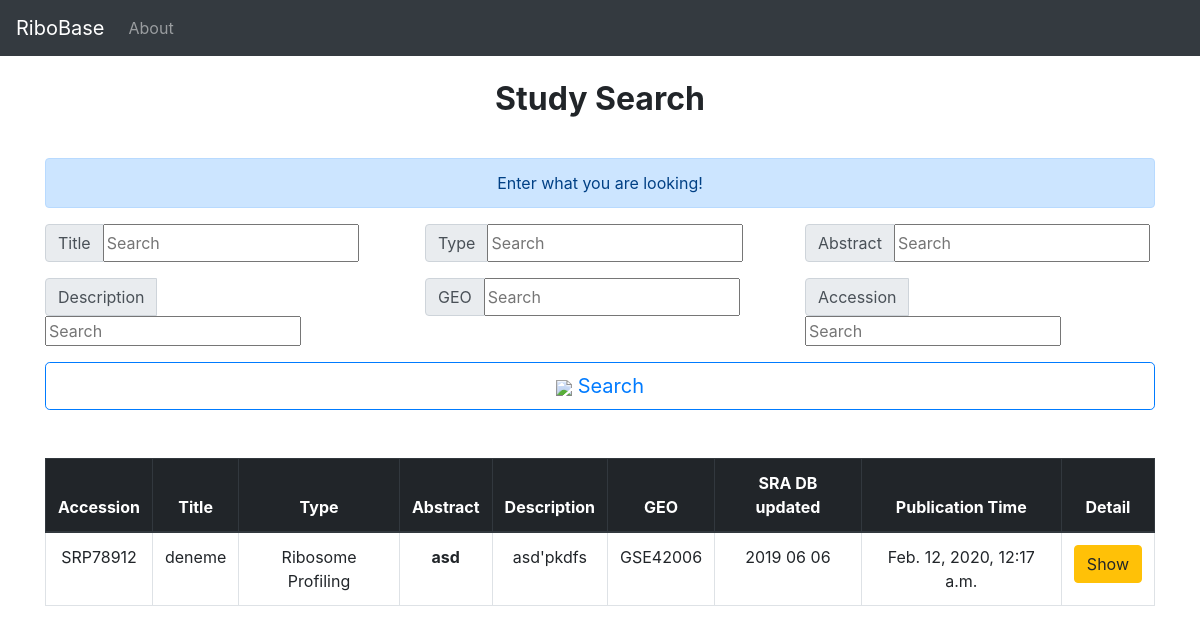
Before: /StudySearch/ with the older database file.
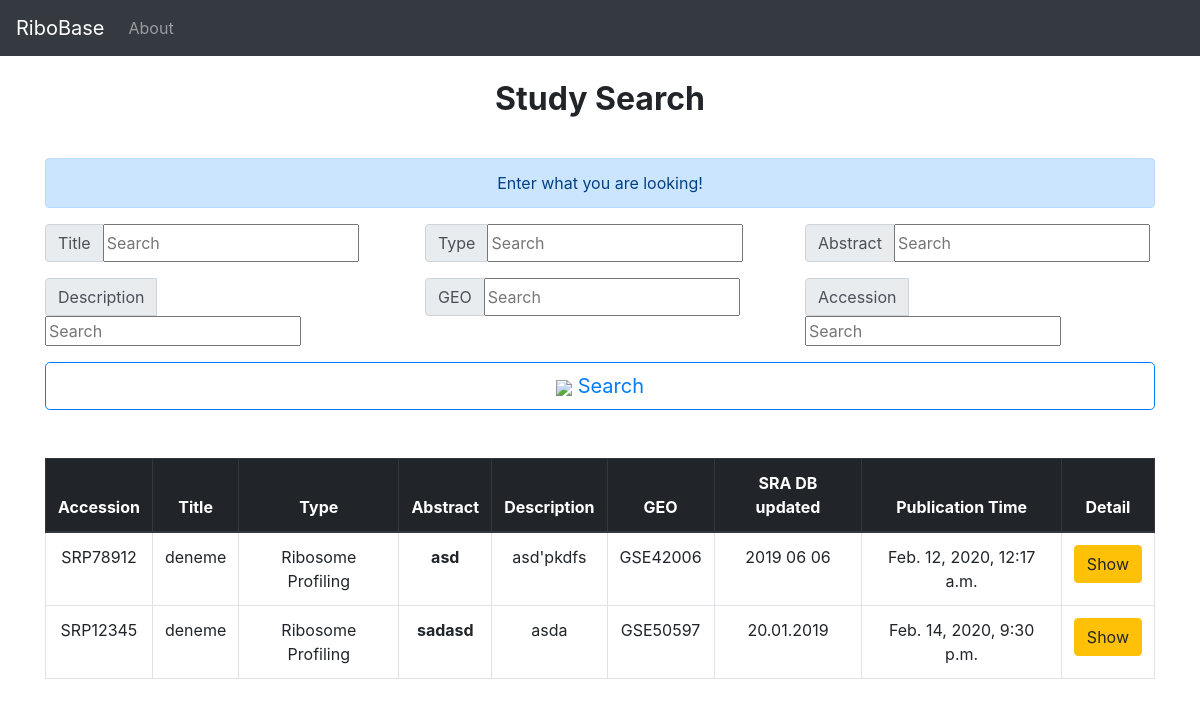
After: the same page with the newer database file.
### project/models.py (models this page shows, shortened)
class Study(models.Model):
    geo_accession = models.CharField( max_length = 50,unique = True,blank = False)
    study_accession = models.CharField(max_length = 50,unique = True,blank = False)
    study_title = models.CharField(max_length = 200,unique = False,blank = True)
    study_type = models.CharField(max_length = 100,unique = False,blank = True)
    study_abstract = models.TextField(blank = True)
    study_description = models.CharField(max_length = 200,unique = False,blank = True)
    xref_link = models.CharField(max_length = 200,unique = False,blank = True)
    submission_accession = models.CharField(max_length = 50,unique = False,blank = True)
    sradb_updated = models.CharField(max_length = 200,unique = False,blank = True)
    create_date = models.DateTimeField(auto_now_add = True)

### project/views.py (the view)
# urls.py: path('StudySearch/',views.StudySearch,name="StudySearch"),
def StudySearch(request):
    keyword_Accession = request.GET.get("keyword_accession")
    keyword_Title = request.GET.get("keyword_title")
    keyword_Type = request.GET.get("keyword_type")
    keyword_Abstract= request.GET.get("keyword_abstract")
    keyword_Description = request.GET.get("keyword_Description")
    keyword_Geo = request.GET.get("keyword_geo")
    if keyword_Accession:
        studies = Study.objects.filter(study_accession__contains=keyword_Accession)
        return render(request,"StudySearch.html",{"studies":studies})
    if keyword_Title:
        studies = Study.objects.filter(study_title__contains=keyword_Title)
        return render(request,"StudySearch.html",{"studies":studies})
    if keyword_Type:
        studies = Study.objects.filter(study_type__contains=keyword_Type)
        return render(request,"StudySearch.html",{"studies":studies})
    if keyword_Abstract:
        studies = Study.objects.filter(study_abstract__contains=keyword_Abstract)
        return render(request,"StudySearch.html",{"studies":studies})
    if keyword_Description:
        studies = Study.objects.filter(study_description__contains=keyword_Description)
        return render(request,"StudySearch.html",{"studies":studies})
    if keyword_Geo:
        studies = Study.objects.filter(geo_accession__contains=keyword_Geo)
        return render(request,"StudySearch.html",{"studies":studies})
    studies_list = Study.objects.all()
    page = request.GET.get('page', 1)
    paginator = Paginator(studies_list,50)
    try:
        studies = paginator.page(page)
    except PageNotAnInteger:
        studies = paginator.page(1)
    except EmptyPage:
        studies = paginator.page(paginator.num_pages)
    return render(request,"StudySearch.html",{"studies":studies})

### templates/StudySearch.html (shortened to what this page needs)
{% extends "layout.html" %}
{% block body %}
<br>
<h2><center><p class="font-weight-bold">Study Search</p></center></h2>
<br>
<div class="alert alert-primary" role="alert">
  <center>Enter what you are looking!</center>
</div>
<form>
<div class="row">
  <div class="col-6 col-md-4">
    <div class="input-group mb-3">
      <div class="input-group-prepend">
        <span class="input-group-text" id="inputGroup-sizing-default">Title</span>
      </div>
      <input type="text" name = "keyword_title" class="form-sm" placeholder="Search">
    </div>
  </div>
  <div class="col-6 col-md-4">
    <div class="input-group mb-3">
      <div class="input-group-prepend">
        <span class="input-group-text" id="inputGroup-sizing-default">Type</span>
      </div>
      <input type="text" name = "keyword_type" class="form-sm" placeholder="Search">
    </div>
  </div>
  <div class="col-6 col-md-4">
    <div class="input-group mb-3">
      <div class="input-group-prepend">
        <span class="input-group-text" id="inputGroup-sizing-default">Abstract</span>
      </div>
      <input type="text" name = "keyword_abstract" class="form-sm" placeholder="Search">
    </div>
  </div>
</div>
<div class="row">
  <div class="col-6 col-md-4">
    <div class="input-group mb-3">
      <div class="input-group-prepend">
        <span class="input-group-text" id="inputGroup-sizing-default">Description</span>
      </div>
      <input type="text" name = "keyword_Description" class="form-sm" placeholder="Search">
    </div>
  </div>
  <div class="col-6 col-md-4">
    <div class="input-group mb-3">
      <div class="input-group-prepend">
        <span class="input-group-text" id="inputGroup-sizing-default">GEO</span>
      </div>
      <input type="text" name = "keyword_geo" class="form-sm" placeholder="Search">
    </div>
  </div>
  <div class="col-6 col-md-4">
    <div class="input-group mb-3">
      <div class="input-group-prepend">
        <span class="input-group-text" id="inputGroup-sizing-default">Accession</span>
      </div>
      <input type="text" name = "keyword_accession" class="form-sm" placeholder="Search">
    </div>
  </div>
</div>
<button type = "submit" class="btn btn-outline-primary btn-lg btn-block"><img src="https://img.icons8.com/material-sharp/24/000000/search.png">  Search</button>
</form>
<br><br>
  <table class="table table-bordered table-hover">
    <thead class="thead-dark">
      <tr>
        <th scope="col"><center>Accession</center></th>
        <th scope="col"><center>Title</center></th>
        <th scope="col"><center>Type</center></th>
        <th scope="col"><center>Abstract</center></th>
        <th scope="col"><center>Description</center></th>
        <th scope="col"><center>GEO</center></th>
        <th scope="col"><center>SRA DB updated</center></th>
        <th scope="col"><center>Publication Time</center></th>
        <th scope="col"><center>Detail</center></th>
      </tr>
    </thead>
    <tbody>
    {% if studies %}
    {% for study in studies %}
    <tr>
            <td><center>{{study.study_accession}}</center></td>
            <td><center>{{study.study_title}}</center></td>
            <td><center>{{study.study_type}}</center></td>
            <th><center>{{study.study_abstract}}</center></th>
            <td><center>{{study.study_description}}</center></td>
            <td><center>{{study.geo_accession}}</center></td>
            <td><center>{{study.sradb_updated}}</center></td>
            <td><center>{{study.create_date}}</center></td>
            <td><center><a href="/StudySearchPage/{{study.id}}" class ="btn btn-warning">Show</a></center></td>
        </tr>
      {% endfor %}
      {% else %}
      <div class="alert alert-danger"><center>No matching records found</center></div>
      <br><br><br>
      {% endif %}
    </tbody>
  </table>
  <br>
{% endblock body %}

Changed rows visible on the page:
added Study: study_accession "SRP12345", study_title "deneme", study_type "Ribosome Profiling", study_abstract "sadasd", study_description "asda", geo_accession "GSE50597", sradb_updated "20.01.2019", create_date "Feb. 14, 2020, 9:30 p.m."
